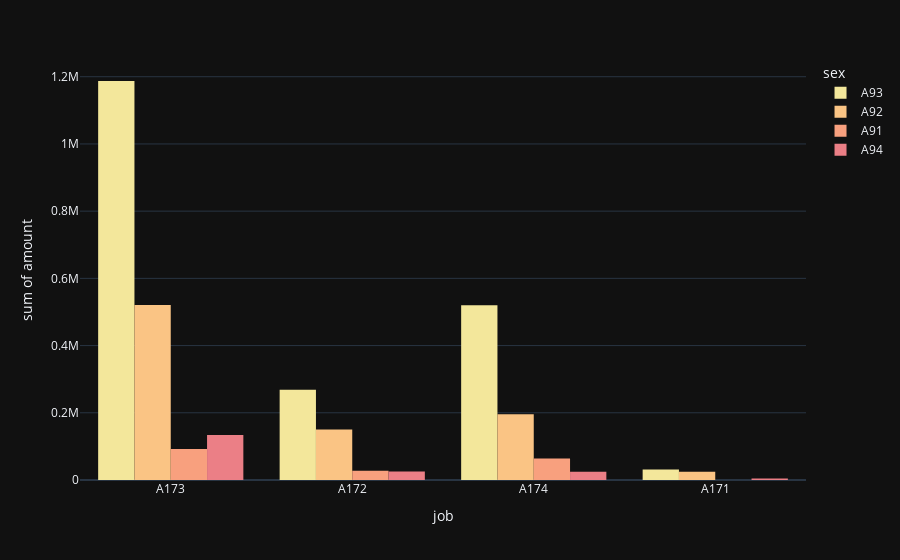

Notebook code cell kept with this figure:
### Code cell
fig = px.histogram(grm,x='job',y='amount',color='sex',color_discrete_sequence=px.colors.sequential.Sunset,template='plotly_dark')
fig.update_layout(bargap=0.2,barmode='group')

### Figure 1 — Plotly figure (JSON) as saved in the notebook; plotly's stock layout.template omitted (floating-point values rounded to 4 significant figures; data arrays with more than 128 entries replaced by an {"elided": "..."} marker saying what was removed)
{"data": [{"alignmentgroup": "True", "bingroup": "x", "histfunc": "sum", "hovertemplate": "sex=A93<br>job=%{x}<br>sum of amount=%{y}<extra></extra>", "legendgroup": "A93", "marker": {"color": "rgb(243, 231, 155)", "pattern": {"shape": ""}}, "name": "A93", "offsetgroup": "A93", "orientation": "v", "showlegend": true, "type": "histogram", "x": {"elided": "548 str values"}, "xaxis": "x", "y": {"elided": "548 int values"}, "yaxis": "y"}, {"alignmentgroup": "True", "bingroup": "x", "histfunc": "sum", "hovertemplate": "sex=A92<br>job=%{x}<br>sum of amount=%{y}<extra></extra>", "legendgroup": "A92", "marker": {"color": "rgb(250, 196, 132)", "pattern": {"shape": ""}}, "name": "A92", "offsetgroup": "A92", "orientation": "v", "showlegend": true, "type": "histogram", "x": {"elided": "310 str values"}, "xaxis": "x", "y": {"elided": "310 int values"}, "yaxis": "y"}, {"alignmentgroup": "True", "bingroup": "x", "histfunc": "sum", "hovertemplate": "sex=A91<br>job=%{x}<br>sum of amount=%{y}<extra></extra>", "legendgroup": "A91", "marker": {"color": "rgb(248, 160, 126)", "pattern": {"shape": ""}}, "name": "A91", "offsetgroup": "A91", "orientation": "v", "showlegend": true, "type": "histogram", "x": ["A172", "A173", "A173", "A174", "A173", "A173", "A173", "A174", "A174", "A172", "A172", "A173", "A174", "A172", "A172", "A173", "A174", "A173", "A173", "A174", "A172", "A173", "A174", "A173", "A173", "A173", "A173", "A173", "A173", "A173", "A172", "A173", "A173", "A173", "A173", "A172", "A174", "A173", "A173", "A174", "A174", "A173", "A173", "A173", "A173", "A173", "A173", "A173", "A173", "A174"], "xaxis": "x", "y": [3059, 1158, 1449, 2366, 1935, 2577, 9572, 4455, 4297, 3021, 2767, 2149, 8978, 11998, 1262, 3878, 7629, 1543, 1938, 3384, 1521, 1223, 3235, 2058, 1323, 1126, 2302, 2319, 1372, 2820, 640, 3914, 4583, 975, 1275, 3108, 6468, 2892, 1338, 15857, 3780, 9277, 4057, 3485, 2142, 2359, 6872, 2353, 6289, 3857], "yaxis": "y"}, {"alignmentgroup": "True", "bingroup": "x", "histfunc": "sum", "hovertemplate": "sex=A94<br>job=%{x}<br>sum of amount=%{y}<extra></extra>", "legendgroup": "A94", "marker": {"color": "rgb(235, 127, 134)", "pattern": {"shape": ""}}, "name": "A94", "offsetgroup": "A94", "orientation": "v", "showlegend": true, "type": "histogram", "x": ["A174", "A173", "A172", "A173", "A173", "A173", "A173", "A173", "A172", "A173", "A173", "A173", "A172", "A171", "A172", "A173", "A173", "A172", "A173", "A172", "A172", "A172", "A173", "A173", "A174", "A172", "A172", "A172", "A174", "A173", "A173", "A173", "A173", "A174", "A173", "A173", "A173", "A173", "A173", "A173", "A173", "A173", "A172", "A173", "A173", "A173", "A173", "A172", "A173", "A173", "A173", "A173", "A173", "A173", "A172", "A172", "A173", "A174", "A173", "A173", "A173", "A173", "A173", "A173", "A173", "A172", "A173", "A172", "A173", "A173", "A172", "A173", "A172", "A173", "A173", "A173", "A173", "A173", "A173", "A173", "A173", "A173", "A173", "A173", "A174", "A172", "A171", "A173", "A172", "A173", "A173", "A172"], "xaxis": "x", "y": [5234, 2069, 426, 1913, 6187, 1391, 1007, 3832, 1469, 2445, 1410, 1680, 701, 709, 339, 674, 2108, 1168, 902, 6568, 625, 866, 1024, 1076, 9398, 727, 276, 685, 4249, 3213, 776, 1766, 2320, 1820, 2348, 1473, 1887, 2039, 1053, 939, 2779, 1484, 660, 1512, 3092, 1245, 2996, 1301, 1413, 585, 1503, 1311, 1534, 6999, 937, 1217, 1851, 1880, 1297, 900, 2080, 5595, 1478, 5103, 6148, 1316, 2463, 1155, 1221, 717, 590, 907, 484, 1345, 1101, 3016, 1602, 2611, 1249, 2235, 1474, 2169, 1386, 3711, 2063, 1533, 3590, 1740, 454, 7166, 1264, 1936], "yaxis": "y"}], "layout": {"bargap": 0.2, "barmode": "group", "legend": {"title": {"text": "sex"}, "tracegroupgap": 0}, "margin": {"t": 60}, "xaxis": {"anchor": "y", "domain": [0, 1], "title": {"text": "job"}}, "yaxis": {"anchor": "x", "domain": [0, 1], "title": {"text": "sum of amount"}}}}
